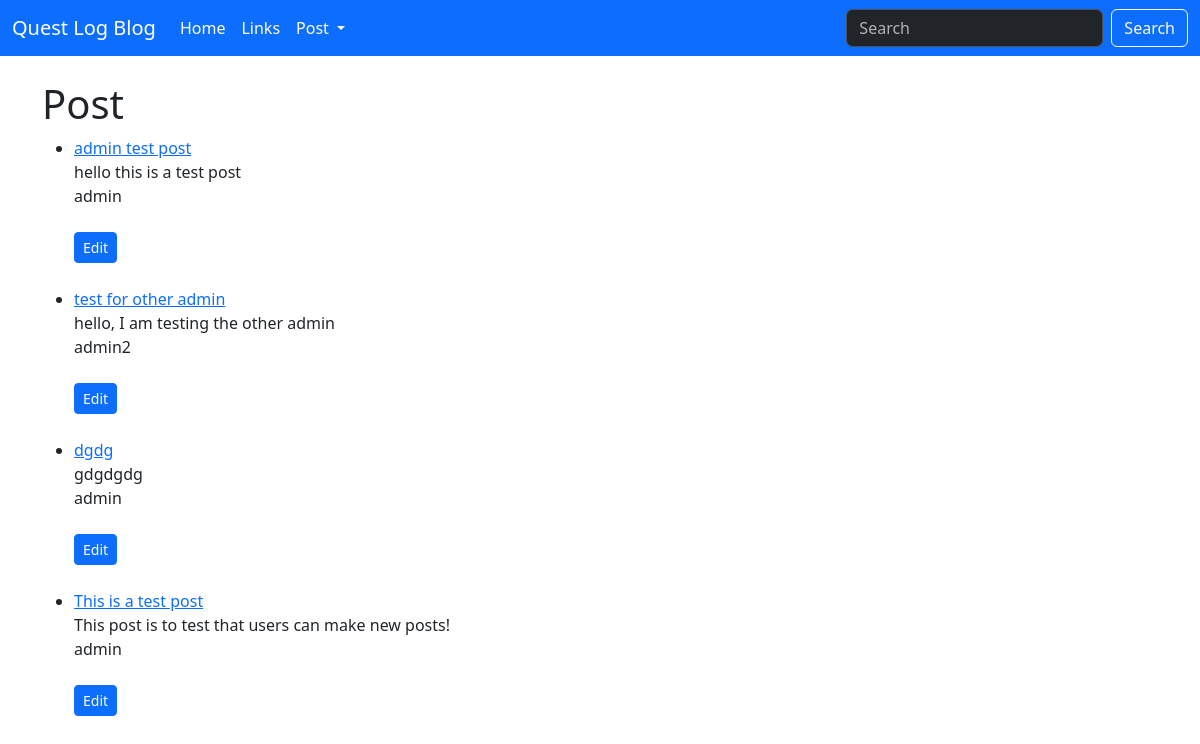
The app's page /, older data.
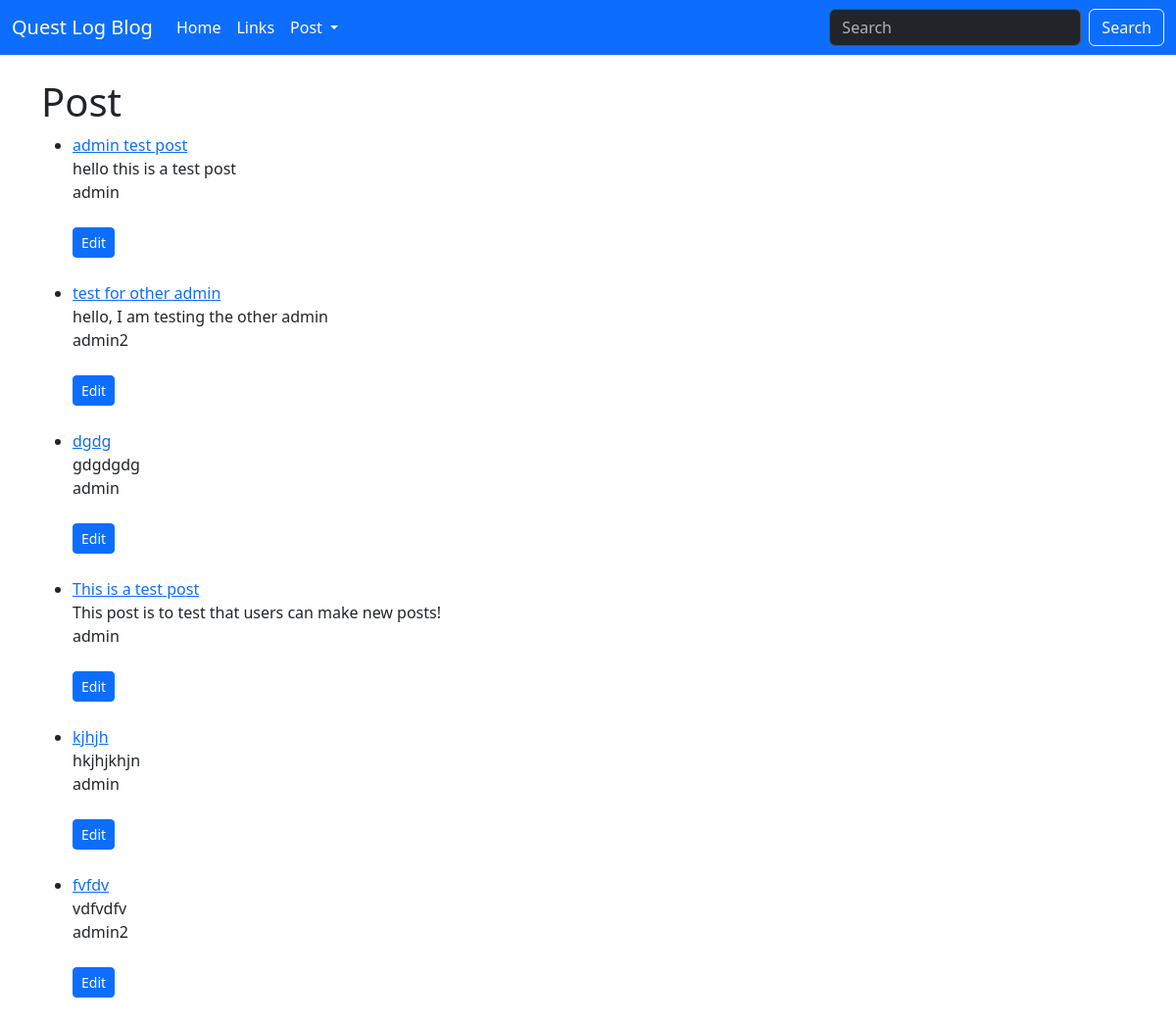
The same page, newer data.
### questlogblog/models.py (models this page shows, shortened)
class Post(models.Model):
    title = models.CharField(max_length=255)
    author = models.ForeignKey(User, on_delete=models.CASCADE)
    body = models.TextField()

### questlogblog/views.py (the view)
# urls.py: path("", HomeView.as_view(), name="home"),
class HomeView(ListView):
    model = Post
    template_name = "home.html"

### questlogblog/templates/home.html
{% extends "base.html" %}
{% block content %}
<h1>Post</h1>
<ul>
{% for p in object_list %}
   <li>
    <a href="{% url 'article_details' p.pk %}">{{ p.title }}</a> <br>
    {{ p.body }} <br>
    {{ p.author.first_name }} <br>
    {{ p.author.last_name }} <br>
    <small><a href="{% url 'edit_post' p.pk %}" class="btn btn-primary btn-sm">Edit</a></small>   <br> <br>
</li>
{% endfor %}
</ul>
{% endblock %}

Row changes from the older to the newer data that the page shows:
added Post: title "kjhjh", body "hkjhjkhjn", author.first_name "admin"
added Post: title "fvfdv", body "vdfvdfv", author.first_name "admin2"
